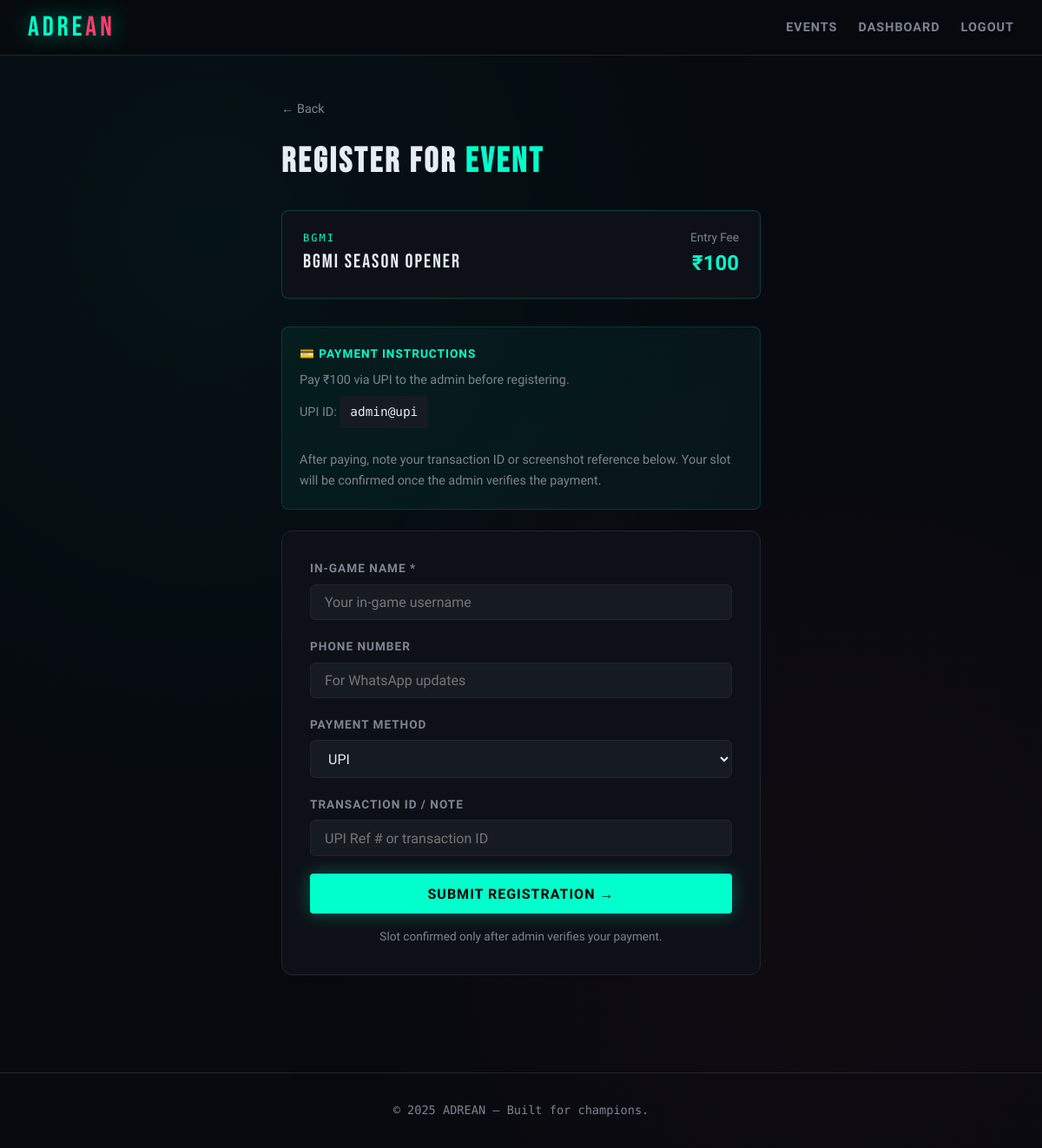
Page /events/1/join (signed in) on the committed database.
### app.py (models this page shows)
class Event(db.Model):
    id            = db.Column(db.Integer, primary_key=True)
    title         = db.Column(db.String(200), nullable=False)
    game          = db.Column(db.String(100), nullable=False)
    description   = db.Column(db.Text)
    event_date    = db.Column(db.DateTime, nullable=False)
    slots_total   = db.Column(db.Integer, default=16)
    entry_fee     = db.Column(db.Float,   default=0.0)
    prize_pool    = db.Column(db.String(200))
    status        = db.Column(db.String(20), default='upcoming')
    created_at    = db.Column(db.DateTime, default=datetime.utcnow)
    registrations = db.relationship('Registration', backref='event', lazy=True)
    @property
    def slots_filled(self):
        return Registration.query.filter_by(event_id=self.id, verified=True).count()
    @property
    def slots_available(self):
        return self.slots_total - self.slots_filled

### app.py (the view, shortened to what this page needs)
@app.route('/events/<int:event_id>/join', methods=['GET', 'POST'])
@login_required
def join_event(event_id):
    event = Event.query.get_or_404(event_id)
    if Registration.query.filter_by(user_id=session['user_id'], event_id=event_id).first():
        flash('You already registered for this event.', 'warning')
        return redirect(url_for('event_detail', event_id=event_id))
    if event.slots_available <= 0:
        flash('No slots available.', 'danger')
        return redirect(url_for('event_detail', event_id=event_id))
    return render_template('join_event.html', event=event)

### app.py (called while the page is built)
def login_required(f):
    @wraps(f)
    def decorated(*args, **kwargs):
        if 'user_id' not in session:
            flash('Please log in to continue.', 'warning')
            return redirect(url_for('login'))
        return f(*args, **kwargs)
    return decorated

### templates/join_event.html (shortened to what this page needs)
{% extends 'base.html' %}
{% block content %}
<div class="join-wrap">
  <a href="{{ url_for('event_detail', event_id=event.id) }}" style="color:var(--muted);text-decoration:none;font-size:0.9rem;">← Back</a>
  <h1 class="join-title mt-2">REGISTER FOR <span>EVENT</span></h1>
  <div class="event-info-box mt-3">
    <div>
      <div style="font-family:'Share Tech Mono',monospace;font-size:0.75rem;color:var(--accent);letter-spacing:2px;">{{ event.game }}</div>
      <div style="font-family:'Bebas Neue',sans-serif;font-size:1.4rem;letter-spacing:2px;">{{ event.title }}</div>
    </div>
    <div style="text-align:right;">
      <div style="color:var(--muted);font-size:0.85rem;">Entry Fee</div>
      <div style="font-size:1.5rem;font-weight:700;color:var(--accent);">₹{{ event.entry_fee|int }}</div>
    </div>
  </div>
  <div class="payment-info">
    <h4>💳 Payment Instructions</h4>
    <p>
      Pay ₹{{ event.entry_fee|int }} via UPI to the admin before registering.<br>
      UPI ID: <span class="upi-id">admin@upi</span><br><br>
      After paying, note your transaction ID or screenshot reference below.
      Your slot will be confirmed once the admin verifies the payment.
    </p>
  </div>
  <div class="join-card">
    <form method="POST">
      <div class="form-group">
        <label>In-Game Name *</label>
        <input class="form-control" type="text" name="ingame_name" placeholder="Your in-game username" required>
      </div>
      <div class="form-group">
        <label>Phone Number</label>
        <input class="form-control" type="text" name="phone" placeholder="For WhatsApp updates">
      </div>
      <div class="form-group">
        <label>Payment Method</label>
        <select class="form-control" name="payment_method">
          <option value="UPI">UPI</option>
        </select>
      </div>
      <div class="form-group">
        <label>Transaction ID / Note</label>
        <input class="form-control" type="text" name="payment_note" placeholder="UPI Ref # or transaction ID">
      </div>
      <button type="submit" class="btn btn-primary" style="width:100%;justify-content:center;padding:0.85rem;font-size:1rem;">
        Submit Registration →
      </button>
      <p class="text-muted mt-2" style="font-size:0.85rem;text-align:center;">
        Slot confirmed only after admin verifies your payment.
      </p>
    </form>
  </div>
</div>
{% endblock %}

### templates/base.html (style rules this page uses)
:root { --bg: #070a0f; --surface: #0d1117; --surface2: #161b22; --border: #21262d; --accent: #00ffcc; --accent2: #ff3e6c; --accent3: #7b5ea7; --text: #e6edf3; --muted: #7d8590; --card: #0d1117; }
*, *::before, *::after { box-sizing: border-box; margin: 0; padding: 0; }
html { scroll-behavior: smooth; }
body { background: var(--bg); color: var(--text); font-family: 'Rajdhani', sans-serif; font-size: 16px; line-height: 1.6; min-height: 100vh; }
body::before { content: ''; position: fixed; inset: 0; background: radial-gradient(ellipse at 20% 20%, rgba(0,255,204,0.04) 0%, transparent 50%), radial-gradient(ellipse at 80% 80%, rgba(255,62,108,0.04) 0%, transparent 50%); pointer-events: none; z-index: 0; }
.btn { display: inline-flex; align-items: center; gap: 0.4rem; padding: 0.5rem 1.2rem; border: none; cursor: pointer; border-radius: 4px; font-family: 'Rajdhani', sans-serif; font-size: 0.9rem; font-weight: 700; letter-spacing: 1px; text-transform: uppercase; text-decoration: none; transition: all 0.2s; }
.btn-primary { background: var(--accent); color: #000; box-shadow: 0 0 20px rgba(0,255,204,0.3); }
.form-group { margin-bottom: 1.25rem; }
.form-group label { display: block; font-weight: 600; font-size: 0.85rem; letter-spacing: 1px; text-transform: uppercase; color: var(--muted); margin-bottom: 0.4rem; }
.form-control { width: 100%; padding: 0.65rem 1rem; background: var(--surface2); border: 1px solid var(--border); border-radius: 6px; color: var(--text); font-family: 'Rajdhani', sans-serif; font-size: 1rem; transition: border-color 0.2s; }
select.form-control option { background: var(--surface2); }
.text-muted { color: var(--muted); }
.mt-2 { margin-top: 1rem; }
.mt-3 { margin-top: 1.5rem; }

### templates/join_event.html (style rules this page uses)
.join-wrap { max-width:600px; margin:0 auto; padding:3rem 1.5rem; }
.join-title { font-family:'Bebas Neue',sans-serif; font-size:2.5rem; letter-spacing:3px; margin-bottom:0.25rem; }
.join-title span { color:var(--accent); }
.event-info-box { background:var(--surface); border:1px solid rgba(0,255,204,0.2); border-radius:8px; padding:1.25rem 1.5rem; margin-bottom:2rem; display:flex; justify-content:space-between; align-items:center; flex-wrap:wrap; gap:1rem; }
.join-card { background:var(--surface); border:1px solid var(--border); border-radius:12px; padding:2rem; }
.payment-info { background:rgba(0,255,204,0.05); border:1px solid rgba(0,255,204,0.15); border-radius:8px; padding:1.25rem; margin-bottom:1.5rem; }
.payment-info h4 { color:var(--accent); font-size:0.85rem; letter-spacing:1px; text-transform:uppercase; margin-bottom:0.5rem; }
.payment-info p { color:var(--muted); font-size:0.9rem; line-height:1.7; }
.upi-id { font-family:'Share Tech Mono',monospace; color:var(--text); background:var(--surface2); padding:0.4rem 0.75rem; border-radius:4px; display:inline-block; margin-top:0.3rem; }

### rows in the picture
Event: game "BGMI", title "BGMI Season Opener", entry_fee "100"

### other values in the picture
{{ now.year if now else 2025 }} "2025"
